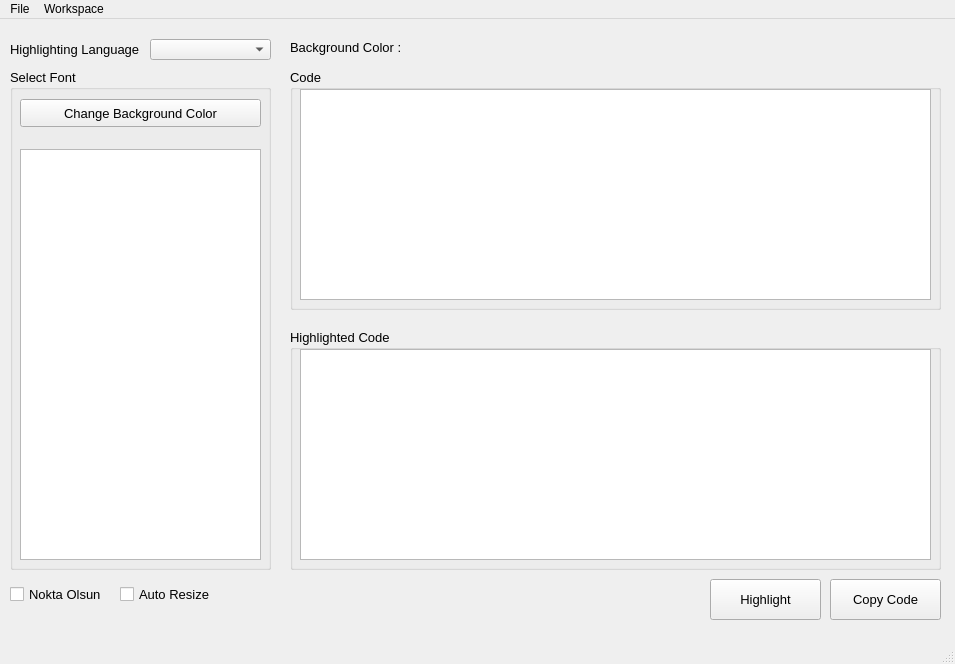
<?xml version="1.0" encoding="UTF-8"?>
<ui version="4.0">
 <class>MainWindow</class>
 <widget class="QMainWindow" name="MainWindow">
  <property name="geometry">
   <rect>
    <x>0</x>
    <y>0</y>
    <width>955</width>
    <height>664</height>
   </rect>
  </property>
  <property name="minimumSize">
   <size>
    <width>955</width>
    <height>664</height>
   </size>
  </property>
  <property name="maximumSize">
   <size>
    <width>955</width>
    <height>664</height>
   </size>
  </property>
  <property name="windowTitle">
   <string>Mert Mekatronik Highlighter v2.0</string>
  </property>
  <property name="windowIcon">
   <iconset>
    <normaloff>assets/MMLogo.png</normaloff>assets/MMLogo.png</iconset>
  </property>
  <widget class="QWidget" name="centralwidget">
   <widget class="QComboBox" name="comboBox">
    <property name="geometry">
     <rect>
      <x>150</x>
      <y>20</y>
      <width>121</width>
      <height>21</height>
     </rect>
    </property>
   </widget>
   <widget class="QLabel" name="label">
    <property name="geometry">
     <rect>
      <x>10</x>
      <y>20</y>
      <width>131</width>
      <height>21</height>
     </rect>
    </property>
    <property name="font">
     <font>
      <pointsize>10</pointsize>
     </font>
    </property>
    <property name="text">
     <string>Highlighting Language</string>
    </property>
   </widget>
   <widget class="QGroupBox" name="groupBox">
    <property name="geometry">
     <rect>
      <x>10</x>
      <y>50</y>
      <width>261</width>
      <height>501</height>
     </rect>
    </property>
    <property name="font">
     <font>
      <pointsize>10</pointsize>
     </font>
    </property>
    <property name="title">
     <string>Select Font</string>
    </property>
    <widget class="QListWidget" name="listWidget">
     <property name="geometry">
      <rect>
       <x>10</x>
       <y>80</y>
       <width>241</width>
       <height>411</height>
      </rect>
     </property>
    </widget>
    <widget class="QPushButton" name="pushButton_3">
     <property name="geometry">
      <rect>
       <x>10</x>
       <y>30</y>
       <width>241</width>
       <height>28</height>
      </rect>
     </property>
     <property name="text">
      <string>Change Background Color</string>
     </property>
    </widget>
   </widget>
   <widget class="QGroupBox" name="groupBox_2">
    <property name="geometry">
     <rect>
      <x>290</x>
      <y>50</y>
      <width>651</width>
      <height>241</height>
     </rect>
    </property>
    <property name="font">
     <font>
      <pointsize>10</pointsize>
     </font>
    </property>
    <property name="title">
     <string>Code</string>
    </property>
    <widget class="QTextEdit" name="codeArea">
     <property name="geometry">
      <rect>
       <x>10</x>
       <y>20</y>
       <width>631</width>
       <height>211</height>
      </rect>
     </property>
    </widget>
   </widget>
   <widget class="QGroupBox" name="groupBox_3">
    <property name="geometry">
     <rect>
      <x>290</x>
      <y>310</y>
      <width>651</width>
      <height>241</height>
     </rect>
    </property>
    <property name="font">
     <font>
      <pointsize>10</pointsize>
     </font>
    </property>
    <property name="title">
     <string>Highlighted Code</string>
    </property>
    <widget class="QTextEdit" name="result">
     <property name="geometry">
      <rect>
       <x>10</x>
       <y>20</y>
       <width>631</width>
       <height>211</height>
      </rect>
     </property>
    </widget>
   </widget>
   <widget class="QPushButton" name="pushButton">
    <property name="geometry">
     <rect>
      <x>830</x>
      <y>560</y>
      <width>111</width>
      <height>41</height>
     </rect>
    </property>
    <property name="font">
     <font>
      <pointsize>10</pointsize>
     </font>
    </property>
    <property name="text">
     <string>Copy Code</string>
    </property>
   </widget>
   <widget class="QPushButton" name="pushButton_2">
    <property name="geometry">
     <rect>
      <x>710</x>
      <y>560</y>
      <width>111</width>
      <height>41</height>
     </rect>
    </property>
    <property name="font">
     <font>
      <pointsize>10</pointsize>
     </font>
    </property>
    <property name="text">
     <string>Highlight</string>
    </property>
   </widget>
   <widget class="QLabel" name="label_2">
    <property name="geometry">
     <rect>
      <x>290</x>
      <y>20</y>
      <width>111</width>
      <height>16</height>
     </rect>
    </property>
    <property name="font">
     <font>
      <pointsize>10</pointsize>
     </font>
    </property>
    <property name="text">
     <string>Background Color : </string>
    </property>
   </widget>
   <widget class="QLabel" name="colorcode">
    <property name="geometry">
     <rect>
      <x>410</x>
      <y>20</y>
      <width>81</width>
      <height>16</height>
     </rect>
    </property>
    <property name="font">
     <font>
      <pointsize>10</pointsize>
     </font>
    </property>
    <property name="text">
     <string/>
    </property>
   </widget>
   <widget class="QCheckBox" name="dots_checkbox">
    <property name="geometry">
     <rect>
      <x>10</x>
      <y>560</y>
      <width>100</width>
      <height>30</height>
     </rect>
    </property>
    <property name="font">
     <font>
      <pointsize>10</pointsize>
     </font>
    </property>
    <property name="text">
     <string>Nokta Olsun</string>
    </property>
    <property name="iconSize">
     <size>
      <width>20</width>
      <height>20</height>
     </size>
    </property>
   </widget>
   <widget class="QCheckBox" name="checkBox">
    <property name="geometry">
     <rect>
      <x>120</x>
      <y>560</y>
      <width>100</width>
      <height>30</height>
     </rect>
    </property>
    <property name="font">
     <font>
      <pointsize>10</pointsize>
     </font>
    </property>
    <property name="text">
     <string>Auto Resize</string>
    </property>
   </widget>
  </widget>
  <widget class="QMenuBar" name="menubar">
   <property name="geometry">
    <rect>
     <x>0</x>
     <y>0</y>
     <width>955</width>
     <height>26</height>
    </rect>
   </property>
   <widget class="QMenu" name="menuFile">
    <property name="title">
     <string>File</string>
    </property>
    <addaction name="actionLoad"/>
   </widget>
   <widget class="QMenu" name="menuWorkspace">
    <property name="title">
     <string>Workspace</string>
    </property>
    <addaction name="actionClear_Code"/>
    <addaction name="actionReset"/>
   </widget>
   <addaction name="menuFile"/>
   <addaction name="menuWorkspace"/>
  </widget>
  <widget class="QStatusBar" name="statusbar"/>
  <action name="actionLoad">
   <property name="text">
    <string>Load</string>
   </property>
  </action>
  <action name="actionClear_Code">
   <property name="text">
    <string>Clear Code</string>
   </property>
  </action>
  <action name="actionReset">
   <property name="text">
    <string>Reset</string>
   </property>
  </action>
 </widget>
 <resources/>
 <connections/>
</ui>
